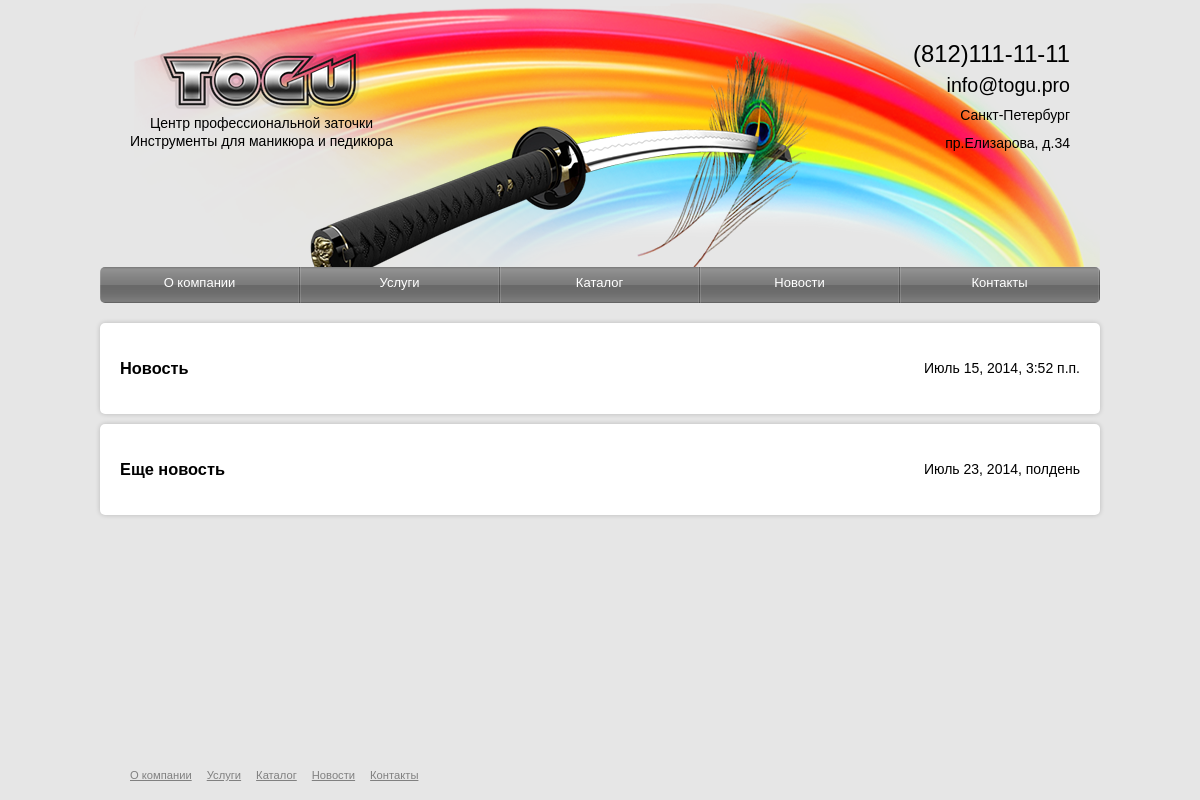
Before: /news/ with the older database file.
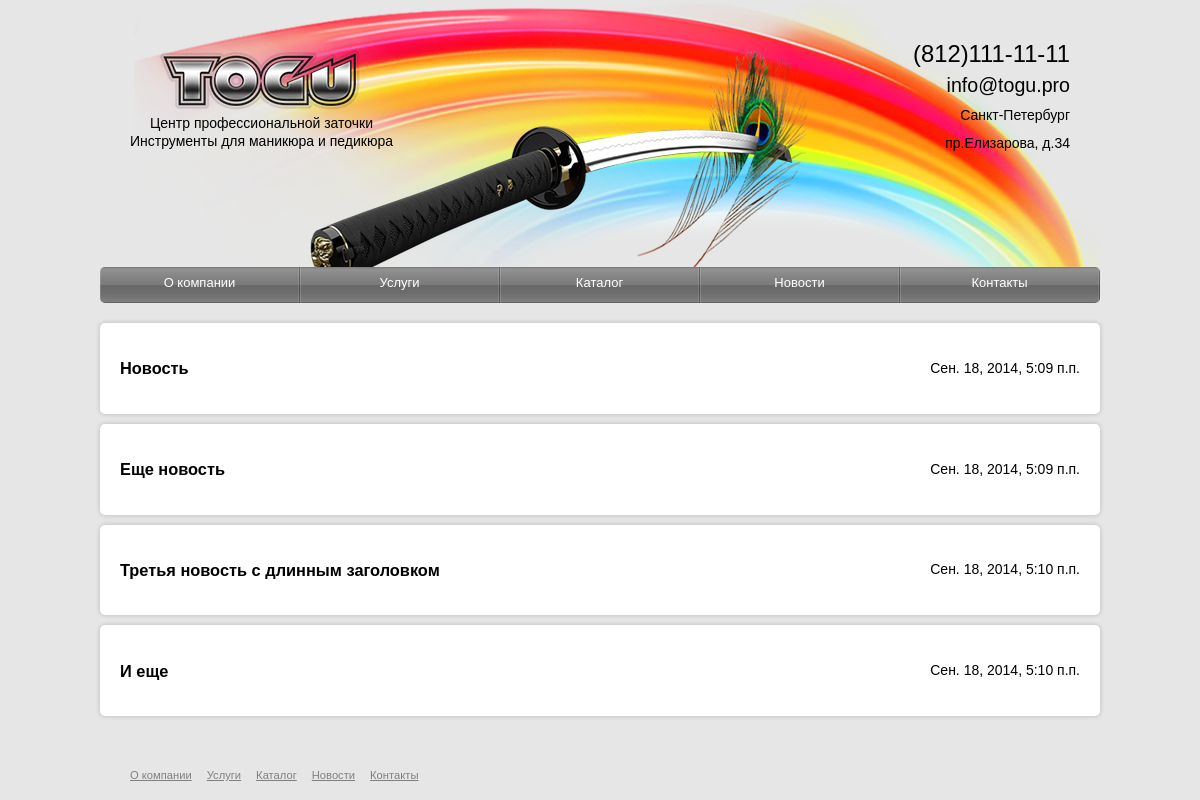
After: the same page with the newer database file.
### tools/models.py (models this page shows, shortened)
class MenuItem(models.Model):
    name = models.CharField(max_length=200)
    dest = models.CharField(max_length=200, default="/")
    position = models.IntegerField()

class NewsItem(models.Model):
    name = models.CharField(max_length=200)
    content = models.TextField()
    pub_date = models.DateTimeField('date published')

### tools/views.py (the view)
# urls.py: url(r'^news/', views.news, name='news'),
def news(request):
    all_menu_items = models.MenuItem.objects.order_by('position')
    all_news = models.NewsItem.objects.order_by('pub_date')
    context = {'menuitems': all_menu_items, 'news': all_news}
    return render(request, 'tools/news.html', context)

### tools/templates/tools/news.html (shortened to what this page needs)
{% extends "tools/base.html" %}
{% load staticfiles %}
{% block main %}
<section>
    {% for newsitem in news %}
    <article class="content">
        <h3>{{ newsitem.name }}</h3>
        <div class="pub">{{ newsitem.pub_date }}</div>
    </article>
    {% endfor %}
</section>
{% endblock main %}

### tools/templates/tools/base.html (shortened to what this page needs)
{% load staticfiles %}
<!DOCTYPE html>
<html>
    <head>
        <link rel="stylesheet" type="text/css" href="{% static 'tools/css/style.css' %}" />
    </head>
    <body>
        <header>
            <div class="logo">
                    <a href="/"><img src="{% static 'tools/img/logon.png' %}" /></a>
            </div>
            <div class="head">
                    <img src="{% static 'tools/img/head.png' %}">
            </div>
            <div class="slogan">
                <p>Центр профессиональной заточки<br>Инструменты для маникюра и педикюра</p>
            </div>
            <div class="address">
                <a id="phone" href="tel:8121111111">(812)111-11-11</a>
                <br>
                <a id="mail" href="mailto:info@togu.pro">info@togu.pro</a>
                <div>
                <a href="#">Санкт-Петербург<br>пр.Елизарова, д.34</a>
                </div>
            </div>
        </header>
        <div class="bar">
            <nav class="navbar">
                <ul>
                    {% for menuitem in menuitems %}
                    {% if request.path == menuitem.dest|add:"/" %}
                        <li class="selected">{{ menuitem.name }}</li>
                    {% else %}
                        <li><a href="{{ menuitem.dest }}">{{ menuitem.name }}</a></li>
                    {% endif %}
                    {% endfor %}
                </ul>
            </nav>
        </div>
        {% block main %}
        {% endblock main %}
        <footer class="menu">
            <ul>
                {% for menuitem in menuitems %}
                <li><a href="{{ menuitem.dest }}"><span>{{ menuitem.name }}</span></a></li>
                {% endfor %}
            </ul>
        </footer>
    </body>
</html>

Changed rows visible on the page:
changed NewsItem "Новость": pub_date "Июль 15, 2014, 3:52 п.п." → "Сен. 18, 2014, 5:09 п.п."
changed NewsItem "Еще новость": pub_date "Июль 23, 2014, полдень" → "Сен. 18, 2014, 5:09 п.п."
added NewsItem: name "Третья новость с длинным заголовком", pub_date "Сен. 18, 2014, 5:10 п.п."
added NewsItem: name "И еще", pub_date "Сен. 18, 2014, 5:10 п.п."
